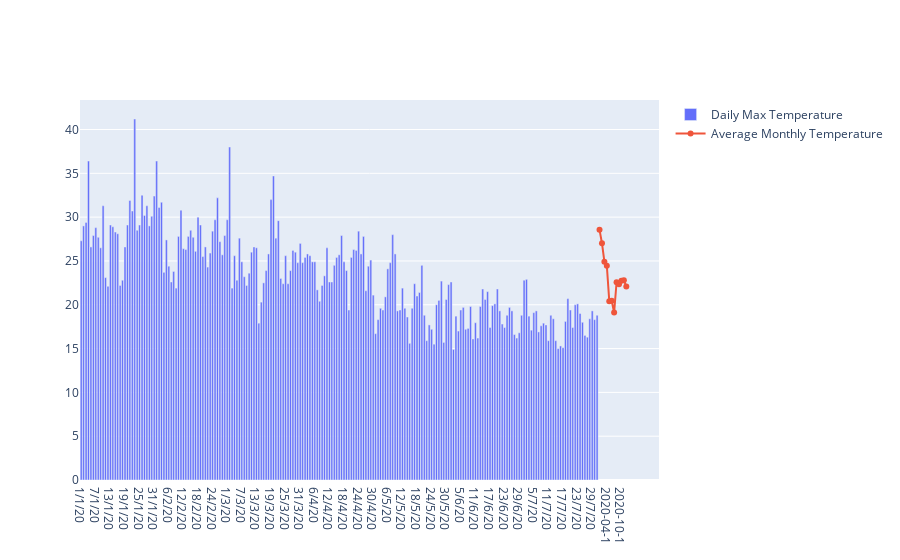

Write notebook code for a chart like this one.
### Code cell
# Create the base figure
fig = go.Figure()

# Add the bar graph of daily temperatures
fig.add_trace(
  go.Bar(x=temp_syd['Date'], y=temp_syd['Temp'], name='Daily Max Temperature'))

# Add the monthly average line graph
fig.add_trace(go.Scatter(x=temp_syd_avg['Date'], y=temp_syd_avg['Average'], name='Average Monthly Temperature'))

# Show the plot
fig.show()

### Figure 1 — Plotly figure (JSON) as saved in the notebook; plotly's stock layout.template omitted (floating-point values rounded to 4 significant figures; data arrays with more than 128 entries replaced by an {"elided": "..."} marker saying what was removed)
{"data": [{"name": "Daily Max Temperature", "type": "bar", "x": {"elided": "305 str values"}, "y": {"elided": "305 float values"}}, {"name": "Average Monthly Temperature", "type": "scatter", "x": ["2020-01-1", "2020-02-1", "2020-03-1", "2020-04-1", "2020-05-1", "2020-06-1", "2020-07-1", "2020-08-1", "2020-09-1", "2020-10-1", "2020-11-1", "2020-12-1"], "y": [28.55, 27.02, 24.92, 24.45, 20.41, 20.46, 19.11, 22.57, 22.33, 22.73, 22.81, 22.09]}], "layout": {}}
